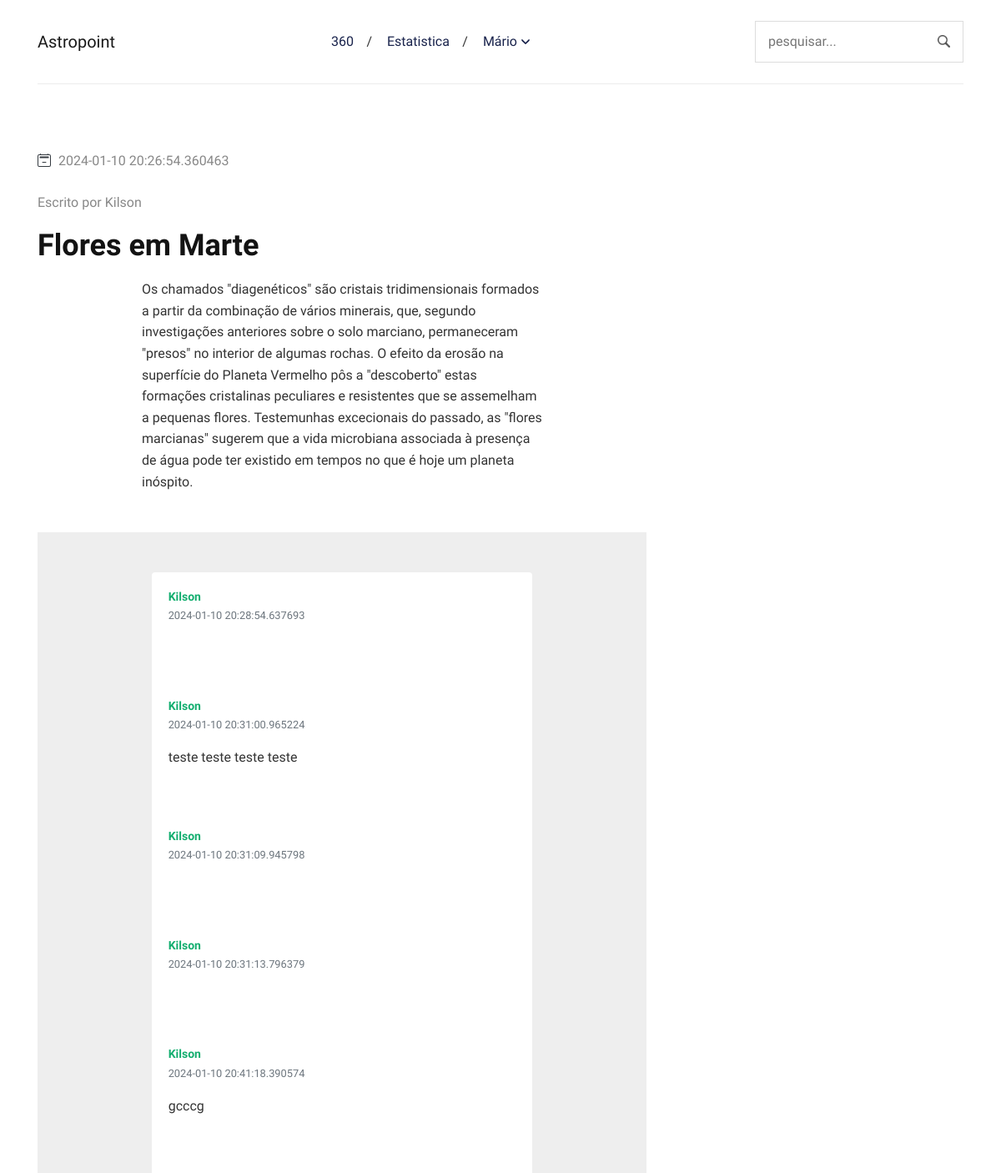
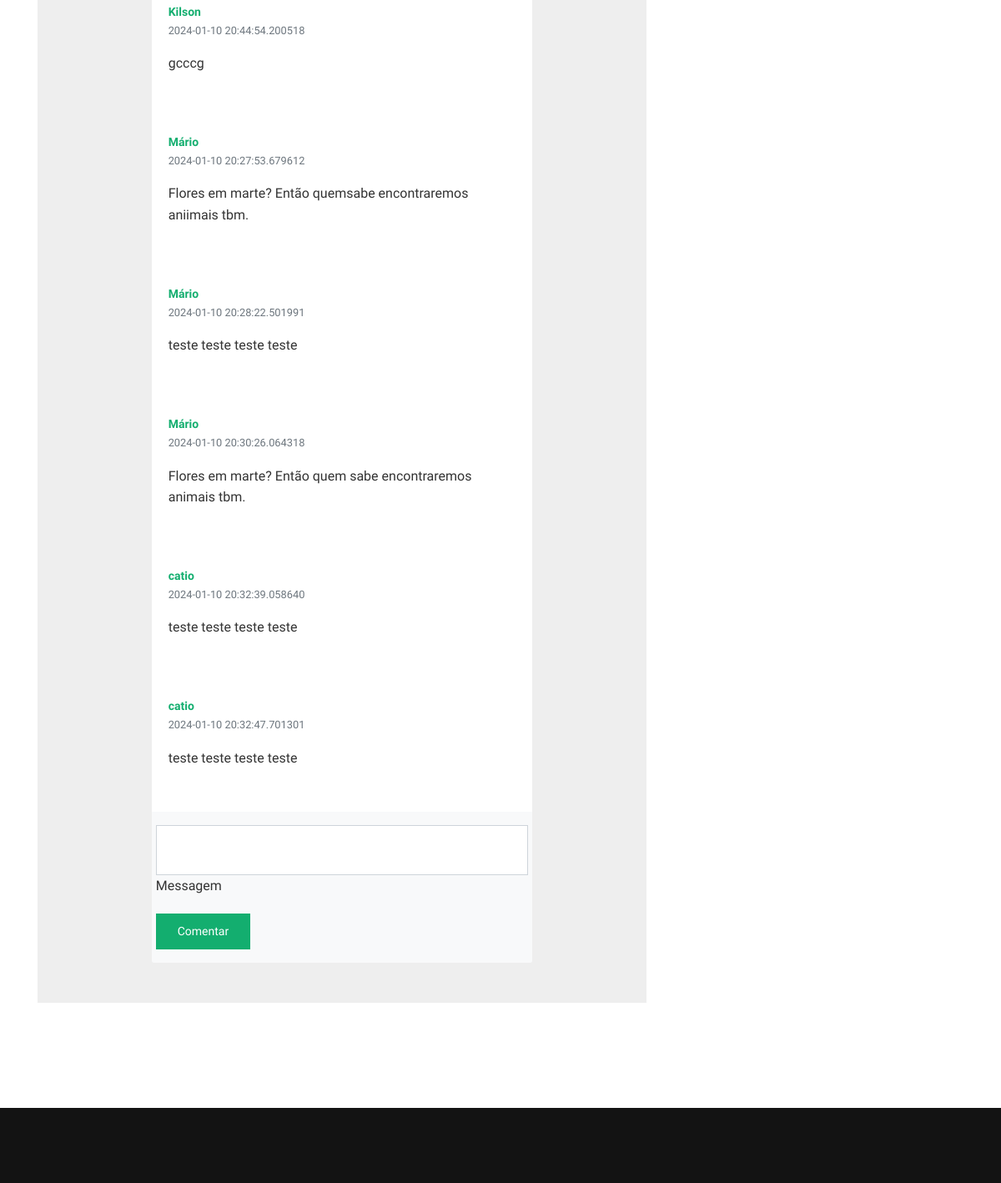
The app's page /article/9817365d-aff6-11ee-ae97-a8a83d2345e3 (signed in) with its own data (2 pictures, top to bottom).
### app.py (models this page shows, shortened)
class User(db.Model):
    __tablename__ = 'user'
    id = db.Column(db.String, primary_key=True)
    email = db.Column(db.String, nullable=False)
    name = db.Column(db.String, nullable=False)
    password = db.Column(db.String, nullable=False)
    is_writter =  db.Column(db.Boolean, default=False)
    articles = db.relationship("Article", backref="user", lazy=True)
    comments = db.relationship("Comment", backref="user", lazy=True)
    authenticated = db.Column(db.Boolean, default=False)

class Article(db.Model):
    __tablename__ = 'article'
    id = db.Column(db.String, primary_key=True)
    title = db.Column(db.String)
    writter_id = db.Column(db.String, db.ForeignKey("user.id"), nullable=False)
    publish_date = db.Column(db.DateTime, nullable=False, default=datetime.utcnow)
    content = db.Column(db.String)
    image = db.Column(db.String)

class Comment(db.Model):
     __tablename__ = 'comment'
     id = db.Column(db.String, primary_key=True)
     article_id = db.Column(db.String, db.ForeignKey("article.id"), nullable=False)
     commenter_id = db.Column(db.String, db.ForeignKey("user.id"), nullable=False)
     date = db.Column(db.DateTime, nullable=False, default=datetime.utcnow)
     message = db.Column(db.String)

### app.py (the view, shortened to what this page needs)
@app.route('/article/<id>', methods=['GET', 'POST'])
def article(id):
    user = None
    if current_user.is_authenticated:
        user = current_user
    article = Article.query.filter_by(id=id).first()
    results = User.query.filter_by().all()
    return render_template("article.html", user=user, article=article, results=results, aritcle_id=id)

### app.py (called while the page is built)
@login_manager.user_loader
def user_loader(user_id):
    return User.query.get(user_id)

### templates/article.html (shortened to what this page needs)
<!DOCTYPE html>
<html lang="pt">
<head>
	<link rel="stylesheet" href="{{ url_for('static', filename='css/bootstrap.min.css')}}">
	<link rel="stylesheet" href="{{ url_for('static', filename='css/style.css') }}">
</head>
<body>
	<header class="navigation">
		<div class="container">
		  <nav class="navbar navbar-expand-lg navbar-light px-0">
			<a class="navbar-brand order-1 py-0" href="/">
			  Astropoint
			</a>
			<form method="get" action="/pesquisar" class="search order-lg-3 order-md-2 order-3 ml-auto">
			  <input id="search-query" name="s" type="search" placeholder="pesquisar..." autocomplete="off">
			</form>
			<div class="collapse navbar-collapse text-center order-lg-2 order-4" id="navigation">
			  <ul class="navbar-nav mx-auto mt-3 mt-lg-0">
				<li class="nav-item"> <a class="nav-link" href="/360">360</a> </li>
				<li class="nav-item"> <a class="nav-link" href="/estatistica">Estatistica</a> </li>
				{% if user is not none %}
				  <li class="nav-item dropdown"> <a class="nav-link dropdown-toggle" href="#" role="button" data-toggle="dropdown" aria-haspopup="true" aria-expanded="false">
					{{ user.name }}
				  </a>
				</li>
				{% else %}
				<li class="nav-item"> <a class="nav-link" href="/login">Entrar</a>
				{% endif %}
			  </ul>
			</div>
		  </nav>
		</div>
	  </header>
<main>
	<section class="section">
		<div class="container">
			<div class="row">
				<div class="col-lg-8 mb-5 mb-lg-0">
					<article>
						<ul class="post-meta mb-2 mt-4">
							<li>
								 <span>{{article.publish_date}}</span>
							</li>
						</ul>
						<ul class="post-meta mb-2 mt-4">
							<li>
								Escrito por <span>{{results[0].name}}</span>
							</li>
						</ul>
						<h1 class="my-3">{{article.title}}</h1>
						<div class="content text-left">
							<p>{{article.content}}</p>
						</div>
						<section style="background-color: #eee;">
							<div class="container my-5 py-5">
							  <div class="row d-flex justify-content-center">
								<div class="col-md-12 col-lg-6 col-xl-8">
								  <div class="card">
									{% for r in results %}
									{% for comment in r.comments %}
									{% if comment.article_id == aritcle_id %}
									<div class="card-body">
									  <div class="d-flex flex-start align-items-center">
										<div>
										  <h6 class="fw-bold text-primary mb-1">{{r.name}}</h6>
										  <p class="text-muted small mb-0"> {{comment.date}} </p>
										</div>
									  </div>
									  <p class="mt-3 mb-4 pb-2">
										{{comment.message}}
									  </p>
									</div>
									{% endif %}
									{% endfor %}
									{% endfor %}
									{% if user is not none %}
									<div class="card-footer py-3 border-0" style="background-color: #f8f9fa;">
									<form method="post" class="row" enctype='multipart/form-data'>
										<div class="d-flex flex-start w-100">
											<div class="form-outline w-100">
											<input  style="width: 100%; height: 60px;" class="form-control" id="textAreaExample" name="message" rows="4" style="background: #fff;" />
											<label class="form-label" for="textAreaExample">Messagem</label>
											</div>
										</div>
										<div class="float-end mt-2 pt-1">
											<button type="submit" class="btn btn-primary btn-sm">Comentar</button>
										</div>
									</form>
								</div>
									{% endif %}
								  </div>
								</div>
							  </div>
							</div>
						  </section>
					</article>
				</div>
			</div>
		</div>
	</section>
</main>
<footer class="bg-dark mt-5">
  <div class="container section">
  </div>
</footer>
</body>
</html>

### static/css/style.css (style rules this page uses)
@media (min-width: 992px) { .content { width: calc(100% - 250px); margin: auto; transition: 0.5s; } }
body { line-height: 1.6; font-family: "Work Sans", sans-serif; -webkit-font-smoothing: antialiased; font-size: 16px; color: #333; }
p { font-weight: 400; color: #333; font-size: 16px; line-height: 1.6; font-family: "Work Sans", sans-serif; }
h1, h2, h3, h4, h5, h6, .h1, .h2, .h3, .h4, .h5, .h6 { color: #131313; font-family: "Neuton", serif; font-weight: 700; line-height: 1.3; }
h1, .h1 { font-size: 36px; }
h6, .h6 { font-size: 14px; }
.btn { font-family: "Work Sans", sans-serif; font-weight: 500; text-transform: capitalize; padding: 10px 25px; border-radius: 0; border: 1px solid; position: relative; z-index: 1; transition: 0.2s ease; }
.btn-primary { background: #13AE6F; color: #fff; border-color: #13AE6F; }
.btn-sm { font-size: 14px; padding: 10px 25px; }
body { background-color: #fff; overflow-x: hidden; }
a, a:hover, a:focus { text-decoration: none; }
a, button, select { cursor: pointer; transition: 0.2s ease; }
.section { padding-top: 30px; padding-bottom: 30px; }
.text-primary { color: #13AE6F !important; }
.bg-dark { background-color: #131313 !important; }
.navigation { background-color: transparent; }
.navigation .navbar { border-bottom: 1px solid #ececec; padding: 25px 0; }
.navigation .navbar-nav { flex-direction: row; }
.navigation .nav-item { margin: 0; position: relative; }
.navigation .nav-item::after { position: absolute; content: "/"; right: -2px; top: 50%; transform: translateY(-50%); }
.navigation .nav-item .nav-link { font-size: 16px; font-weight: 500; font-family: "Work Sans", sans-serif; text-transform: capitalize; line-height: 1; display: inline-block; }
.navigation .nav-item:last-child::after { display: none; }
.navigation .nav-item.dropdown .nav-link { position: relative; padding-right: 38px !important; }
.navigation .nav-item.dropdown .nav-link::after { display: none; }
.navigation .nav-item.dropdown .nav-link::before { position: absolute; right: 24px; top: calc(50% - 6px); display: inline-block; vertical-align: 0.255em; content: ""; height: 8px; width: 8px; border: 2px solid; border-left: 0; border-top: 0; border-color: inherit; border-radius: 2px; transform: rotate(45deg); transition: 0s; }
.navigation .navbar-light .navbar-nav .nav-link { color: #19234C; font-weight: 500; padding: 15px 20px; }
.navigation .search { max-width: 250px; }
.navigation .search input { width: 100%; border: none; padding: 11px 40px 11px 15px; border-radius: 0; background-size: 15px; background-position: calc(100% - 15px) center; border: 1px solid #ddd; }
.card { border: 0; position: relative; }
.card-footer { background-color: transparent; }
.post-meta { padding-left: 0; }
.post-meta li { list-style-type: none; display: inline-block; color: #888; font-weight: 500; }
.post-meta li svg { display: inline-block; }
.content * { margin-bottom: 5px; }
footer .section { padding: 45px 0; }
.form-control { border-radius: 0; min-height: 50px; padding: 10px 15px; }

### records on screen
User: name "Mário"
Article: publish_date "2024-01-10 20:26:54.360463", title "Flores em Marte", content "Os chamados \"diagenéticos\" são cristais tridimensionais formados a partir da combinação de vários minerais, que, segundo investigações anteriores sobre o solo marciano, permaneceram \"presos\" no interior de algumas rochas. O efeito da erosão na superfície do Planeta Vermelho pôs a \"descoberto\" estas formações cristalinas peculiares e resistentes que se assemelham a pequenas flores. Testemunhas excecionais do passado, as \"flores marcianas\" sugerem que a vida microbiana associada à presença de água pode ter existido em tempos no que é hoje um planeta inóspito."
User: name "Kilson"
Comment: date "2024-01-10 20:28:54.637693"
Comment: date "2024-01-10 20:31:00.965224", message "teste teste teste teste"
Comment: date "2024-01-10 20:31:09.945798"
Comment: date "2024-01-10 20:31:13.796379"
Comment: date "2024-01-10 20:41:18.390574", message "gcccg"
Comment: date "2024-01-10 20:44:54.200518", message "gcccg"
Comment: date "2024-01-10 20:27:53.679612", message "Flores em marte? Então quemsabe encontraremos aniimais tbm."
Comment: date "2024-01-10 20:28:22.501991", message "teste teste teste teste"
Comment: date "2024-01-10 20:30:26.064318", message "Flores em marte? Então quem sabe encontraremos animais tbm."
User: name "catio"
Comment: date "2024-01-10 20:32:39.058640", message "teste teste teste teste"
Comment: date "2024-01-10 20:32:47.701301", message "teste teste teste teste"
